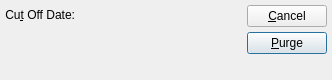
<?xml version="1.0" encoding="UTF-8"?>
<ui version="4.0">
 <comment>This file is part of the xTuple ERP: PostBooks Edition, a free and
open source Enterprise Resource Planning software suite,
Copyright (c) 1999-2019 by OpenMFG LLC, d/b/a xTuple.
It is licensed to you under the Common Public Attribution License
version 1.0, the full text of which (including xTuple-specific Exhibits)
is available at www.xtuple.com/CPAL.  By using this software, you agree
to be bound by its terms.</comment>
 <class>purgeInvoices</class>
 <widget class="QDialog" name="purgeInvoices">
  <property name="geometry">
   <rect>
    <x>0</x>
    <y>0</y>
    <width>332</width>
    <height>80</height>
   </rect>
  </property>
  <property name="sizePolicy">
   <sizepolicy hsizetype="Preferred" vsizetype="Preferred">
    <horstretch>0</horstretch>
    <verstretch>0</verstretch>
   </sizepolicy>
  </property>
  <property name="windowTitle">
   <string>Purge Invoices</string>
  </property>
  <layout class="QHBoxLayout">
   <property name="spacing">
    <number>7</number>
   </property>
   <property name="margin">
    <number>5</number>
   </property>
   <item>
    <layout class="QVBoxLayout">
     <property name="spacing">
      <number>0</number>
     </property>
     <property name="margin">
      <number>0</number>
     </property>
     <item>
      <layout class="QHBoxLayout">
       <property name="spacing">
        <number>0</number>
       </property>
       <property name="margin">
        <number>0</number>
       </property>
       <item>
        <layout class="QHBoxLayout">
         <property name="spacing">
          <number>5</number>
         </property>
         <property name="margin">
          <number>0</number>
         </property>
         <item>
          <widget class="QLabel" name="_cutOffDateLit">
           <property name="text">
            <string>Cu&amp;t Off Date:</string>
           </property>
           <property name="alignment">
            <set>Qt::AlignRight|Qt::AlignTrailing|Qt::AlignVCenter</set>
           </property>
           <property name="buddy">
            <cstring>_cutOffDate</cstring>
           </property>
          </widget>
         </item>
         <item>
          <widget class="DLineEdit" name="_cutOffDate"/>
         </item>
        </layout>
       </item>
       <item>
        <spacer name="Spacer29">
         <property name="orientation">
          <enum>Qt::Horizontal</enum>
         </property>
         <property name="sizeType">
          <enum>QSizePolicy::Expanding</enum>
         </property>
         <property name="sizeHint" stdset="0">
          <size>
           <width>20</width>
           <height>20</height>
          </size>
         </property>
        </spacer>
       </item>
      </layout>
     </item>
     <item>
      <spacer name="Spacer30">
       <property name="orientation">
        <enum>Qt::Vertical</enum>
       </property>
       <property name="sizeType">
        <enum>QSizePolicy::Expanding</enum>
       </property>
       <property name="sizeHint" stdset="0">
        <size>
         <width>20</width>
         <height>36</height>
        </size>
       </property>
      </spacer>
     </item>
    </layout>
   </item>
   <item>
    <layout class="QVBoxLayout">
     <property name="spacing">
      <number>0</number>
     </property>
     <property name="margin">
      <number>0</number>
     </property>
     <item>
      <layout class="QVBoxLayout">
       <property name="spacing">
        <number>5</number>
       </property>
       <property name="margin">
        <number>0</number>
       </property>
       <item>
        <widget class="QPushButton" name="_close">
         <property name="text">
          <string>&amp;Cancel</string>
         </property>
        </widget>
       </item>
       <item>
        <widget class="QPushButton" name="_purge">
         <property name="text">
          <string>&amp;Purge</string>
         </property>
         <property name="default">
          <bool>true</bool>
         </property>
        </widget>
       </item>
      </layout>
     </item>
     <item>
      <spacer name="Spacer31">
       <property name="orientation">
        <enum>Qt::Vertical</enum>
       </property>
       <property name="sizeType">
        <enum>QSizePolicy::Expanding</enum>
       </property>
       <property name="sizeHint" stdset="0">
        <size>
         <width>20</width>
         <height>16</height>
        </size>
       </property>
      </spacer>
     </item>
    </layout>
   </item>
  </layout>
 </widget>
 <layoutdefault spacing="6" margin="11"/>
 <customwidgets>
  <customwidget>
   <class>DLineEdit</class>
   <extends>QWidget</extends>
   <header>datecluster.h</header>
   <container>1</container>
  </customwidget>
 </customwidgets>
 <tabstops>
  <tabstop>_cutOffDate</tabstop>
  <tabstop>_purge</tabstop>
  <tabstop>_close</tabstop>
 </tabstops>
 <resources/>
 <connections>
  <connection>
   <sender>_close</sender>
   <signal>clicked()</signal>
   <receiver>purgeInvoices</receiver>
   <slot>reject()</slot>
   <hints>
    <hint type="sourcelabel">
     <x>20</x>
     <y>20</y>
    </hint>
    <hint type="destinationlabel">
     <x>20</x>
     <y>20</y>
    </hint>
   </hints>
  </connection>
 </connections>
</ui>
